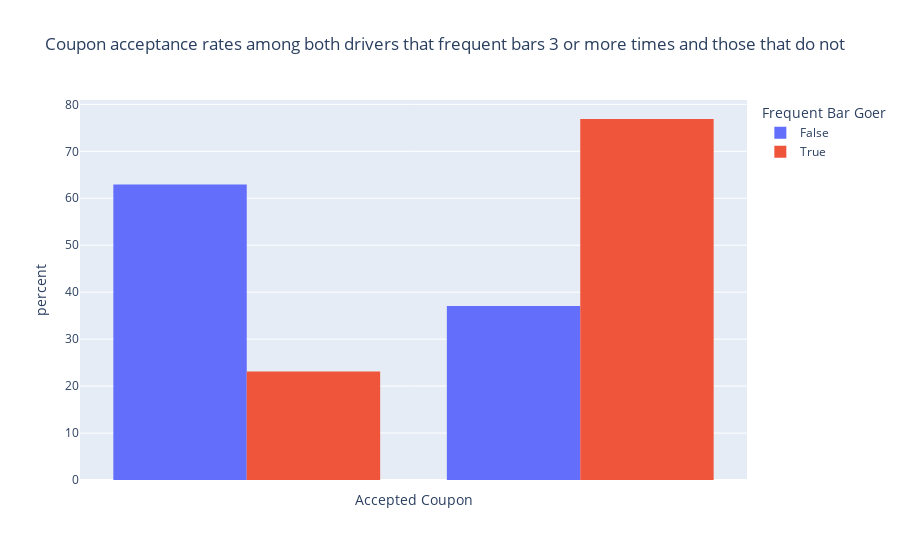

Notebook cell for this chart:
### Code cell
Bar_Hopper_hist = px.histogram(bar_df, x='Accepted', color='Bar Hopper', histfunc='count', histnorm='percent', barmode='group',
                 labels={
                     "Bar Hopper": "Frequent Bar Goer",
                     "Accepted": "Accepted Coupon"
                 },
                title="Coupon acceptance rates among both drivers that frequent bars 3 or more times and those that do not")
Bar_Hopper_hist.update_layout(
    xaxis = dict(
        tickmode = 'array',
        tickvals = [0, 1],
        ticktext = ['', '']
    )
)

### Figure 1 — Plotly figure (JSON) as saved in the notebook; plotly's stock layout.template omitted (floating-point values rounded to 4 significant figures; data arrays with more than 128 entries replaced by an {"elided": "..."} marker saying what was removed)
{"data": [{"alignmentgroup": "True", "bingroup": "x", "histfunc": "count", "histnorm": "percent", "hovertemplate": "Frequent Bar Goer=False<br>Accepted Coupon=%{x}<br>percent=%{y}<extra></extra>", "legendgroup": "False", "marker": {"color": "#636efa", "pattern": {"shape": ""}}, "name": "False", "offsetgroup": "False", "orientation": "v", "showlegend": true, "type": "histogram", "x": {"elided": "1818 int values"}, "xaxis": "x", "yaxis": "y"}, {"alignmentgroup": "True", "bingroup": "x", "histfunc": "count", "histnorm": "percent", "hovertemplate": "Frequent Bar Goer=True<br>Accepted Coupon=%{x}<br>percent=%{y}<extra></extra>", "legendgroup": "True", "marker": {"color": "#EF553B", "pattern": {"shape": ""}}, "name": "True", "offsetgroup": "True", "orientation": "v", "showlegend": true, "type": "histogram", "x": {"elided": "199 int values"}, "xaxis": "x", "yaxis": "y"}], "layout": {"barmode": "group", "legend": {"title": {"text": "Frequent Bar Goer"}, "tracegroupgap": 0}, "title": {"text": "Coupon acceptance rates among both drivers that frequent bars 3 or more times and those that do not"}, "xaxis": {"anchor": "y", "domain": [0, 1], "tickmode": "array", "ticktext": ["", ""], "tickvals": [0, 1], "title": {"text": "Accepted Coupon"}}, "yaxis": {"anchor": "x", "domain": [0, 1], "title": {"text": "percent"}}}}
